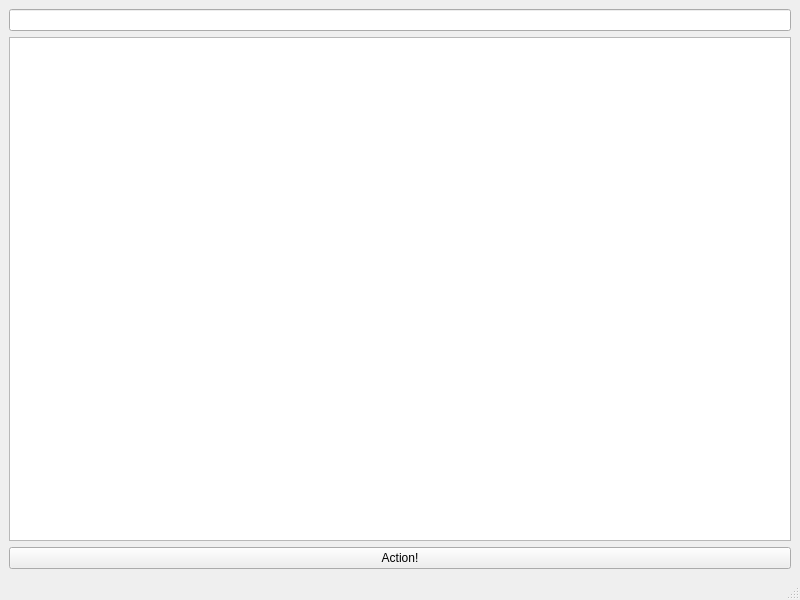
<?xml version="1.0" encoding="UTF-8"?>
<ui version="4.0">
 <class>MainWindow</class>
 <widget class="QMainWindow" name="MainWindow">
  <property name="geometry">
   <rect>
    <x>0</x>
    <y>0</y>
    <width>800</width>
    <height>600</height>
   </rect>
  </property>
  <property name="windowTitle">
   <string>MainWindow</string>
  </property>
  <widget class="QWidget" name="centralwidget">
   <layout class="QVBoxLayout" name="verticalLayout">
    <item>
     <widget class="QLineEdit" name="search_bar"/>
    </item>
    <item>
     <widget class="QTableView" name="table_view"/>
    </item>
    <item>
     <widget class="QPushButton" name="action_btn">
      <property name="text">
       <string>Action!</string>
      </property>
     </widget>
    </item>
   </layout>
  </widget>
  <widget class="QMenuBar" name="menubar">
   <property name="geometry">
    <rect>
     <x>0</x>
     <y>0</y>
     <width>800</width>
     <height>22</height>
    </rect>
   </property>
  </widget>
  <widget class="QStatusBar" name="statusbar"/>
 </widget>
 <resources/>
 <connections/>
</ui>
